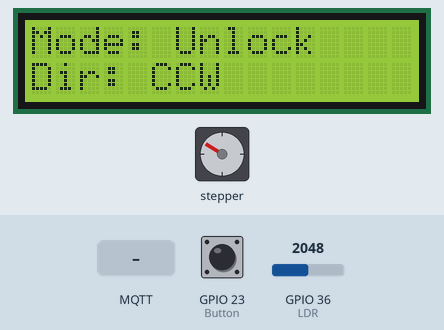
This sketch was run on a simulated ESP32. On the bench: 16×2 character LCD, stepper motor. The test bench sets the inputs (shaded band); at power-on: GPIO 23 (Button) LOW, GPIO 36 (LDR) = 2048 (analog values on the 0–4095 scale). WiFi joins after 1.5 s; servers stay silent unless stated; no MQTT or app messages arrive unless stated; stepper angles assume 2048 steps per turn; what the sketch prints to the serial monitor is not drawn.

Above: at 3.3 s.
3.4 s: MQTT message "reset" arrives on the first subscribed topic
At 3.64 s:
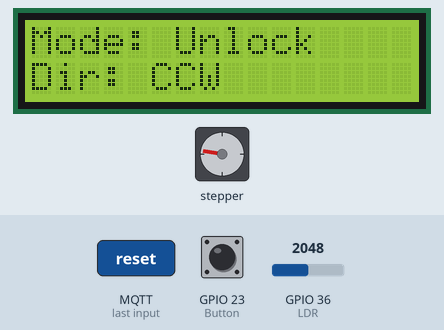
5.9 s: GPIO 23 (Button) pulled HIGH for 0.15 s
6.6 s: GPIO 36 (LDR) set to 1236
9.6 s: GPIO 36 (LDR) set to 1167
At 10.4 s:
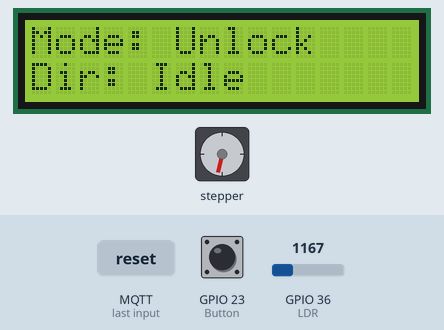
11.1 s: MQTT message "changeMode" arrives on the first subscribed topic
At 11.7 s:
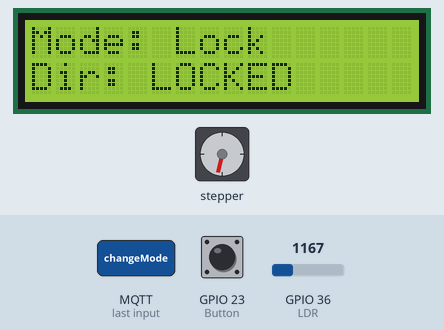
12.7 s: MQTT message "reset" arrives on the first subscribed topic
At 16.1 s:
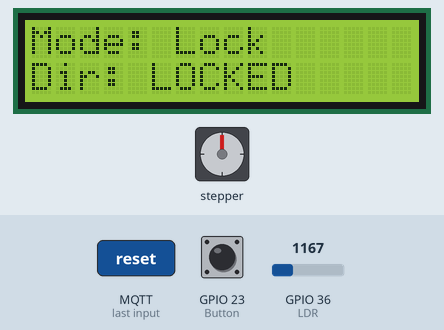
Timing chart, 0 to 16.7 s (numbered marks = the images above; inputs shaded):
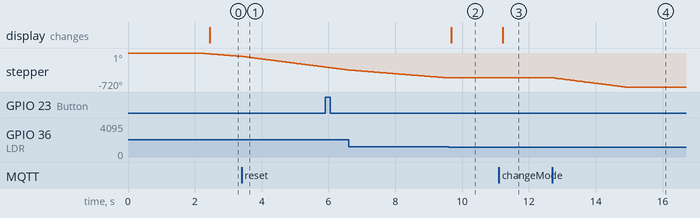

The sketch:

mock.ino
```cpp
    #include <WiFi.h>
    #include <MQTT.h>
    #include <Stepper.h>
    #include <Bounce2.h>
    #include <LiquidCrystal_I2C.h>
    #include <Wire.h>

    #define LDR 36
    #define Button 23

    LiquidCrystal_I2C lcd(0x27, 16, 2);
    String directionMsg = "Stop";

    const int stepsPerRevolution = 2048;
    Stepper myStepper(stepsPerRevolution, 18, 5, 19, 17);

    int LDR_Value = 0;
    long currentStep = 0;
    bool isLockMode = false;


Bounce switchMode = Bounce();

void IRAM_ATTR IO_INT_ISR(){
  isLockMode = !isLockMode;
}

     const char ssid[] = "@JumboPlusIoT";
     const char pass[] = "ballafu123";

     const char mqtt_broker[]="test.mosquitto.org";
     const char mqtt_topic[]="wora/command";
     const char mqtt_client_id[]="arduino_group_x";
     int MQTT_PORT=1883;


     WiFiClient net;
     MQTTClient client;

    unsigned long lastMillis = 0;

     void connect() {
       Serial.print("checking wifi...");
       while (WiFi.status() != WL_CONNECTED) {
         Serial.print(".");
         delay(1000);
       }

       Serial.print("\nconnecting...");
       while (!client.connect(mqtt_client_id)) {
         Serial.print(".");
         delay(1000);
       }

       Serial.println("\nconnected!");

       client.subscribe(mqtt_topic);
       // client.unsubscribe("/hello");
     }

     void messageReceived(String &topic, String &payload) {
       Serial.println("incoming: " + topic + " - " + payload);

       if (payload == "reset") {
        isLockMode = true;
        myStepper.step(-currentStep);
        currentStep = 0;
       }
       if (payload == "changeMode") {
         isLockMode = !isLockMode;
       }

     }

    void setup() {
      Serial.begin(9600);
       WiFi.begin(ssid, pass);

      lcd.init();
      lcd.backlight();

      // Note: Local domain names (e.g. "Computer.local" on OSX) are not supported
      // by Arduino. You need to set the IP address directly.
       client.begin(mqtt_broker, MQTT_PORT, net);
       client.onMessage(messageReceived);

      analogReadResolution(10);
      myStepper.setSpeed(15);
      currentStep = 0;
      pinMode(LDR, INPUT);

      attachInterrupt(Button, IO_INT_ISR, RISING);

      switchMode.interval(25);

       connect();
    }

    void loop() {
       client.loop();
      delay(10);  // <- fixes some issues with WiFi stability

       if (!client.connected()) {
         connect();
       }

      if (!isLockMode) {
        LDR_Value = analogRead(LDR);
        if (LDR_Value > 300 && LDR_Value < 800) {
          int moveStep = (LDR_Value <= 550) ? -10 : 10;

          if(moveStep > 0){
            directionMsg = "CW";
          } else directionMsg = "CCW";

          myStepper.step(moveStep);
          currentStep += moveStep;


          if (currentStep >= stepsPerRevolution) currentStep -= stepsPerRevolution;
          if (currentStep < 0) currentStep += stepsPerRevolution;

        }else {
          directionMsg = "Idle";
        }
      }else {
          directionMsg = "LOCKED";
      }


      // if (millis() - lastMillis > 1000) {
      //   lastMillis = millis();
      //   int angle = (currentStep * 360) / stepsPerRevolution;
      //   client.publish("wora/LDR", String(LDR_Value));
      //   client.publish("wora/angle", String(angle));
      //   client.publish("wora/mode", isLockMode ? "Lock Position" : "Unlock Position");
      //   }
      // }

      if (millis() - lastMillis > 500) {
        lastMillis = millis();

        int angle = (currentStep * 360) / stepsPerRevolution;

        client.publish("wora/LDR", String(LDR_Value));
        client.publish("wora/angle", String(angle));
        client.publish("wora/mode", isLockMode ? "Lock Position" : "Unlock Position");

        lcd.setCursor(0, 0);
        lcd.print("Mode: " + String(isLockMode ? "Lock  " : "Unlock"));
        lcd.setCursor(0, 1);
        lcd.print("Dir: ");
        lcd.print(directionMsg + "    ");
      }
    }
```

Measured:
- the behaviour switches between 1204 and 1203 on GPIO 36 (LDR) (found by bisection; images 1 and 2)
- after the input at 9.6 s, stepper: stops changing and stays -527°; the display: changes after 0.08 s (image 2)
- after the input at 11.1 s, the display: changes after 0.11 s (image 3)
- after the input at 12.7 s, stepper: turns 193° counter-clockwise in 2.1 s, starting at once
